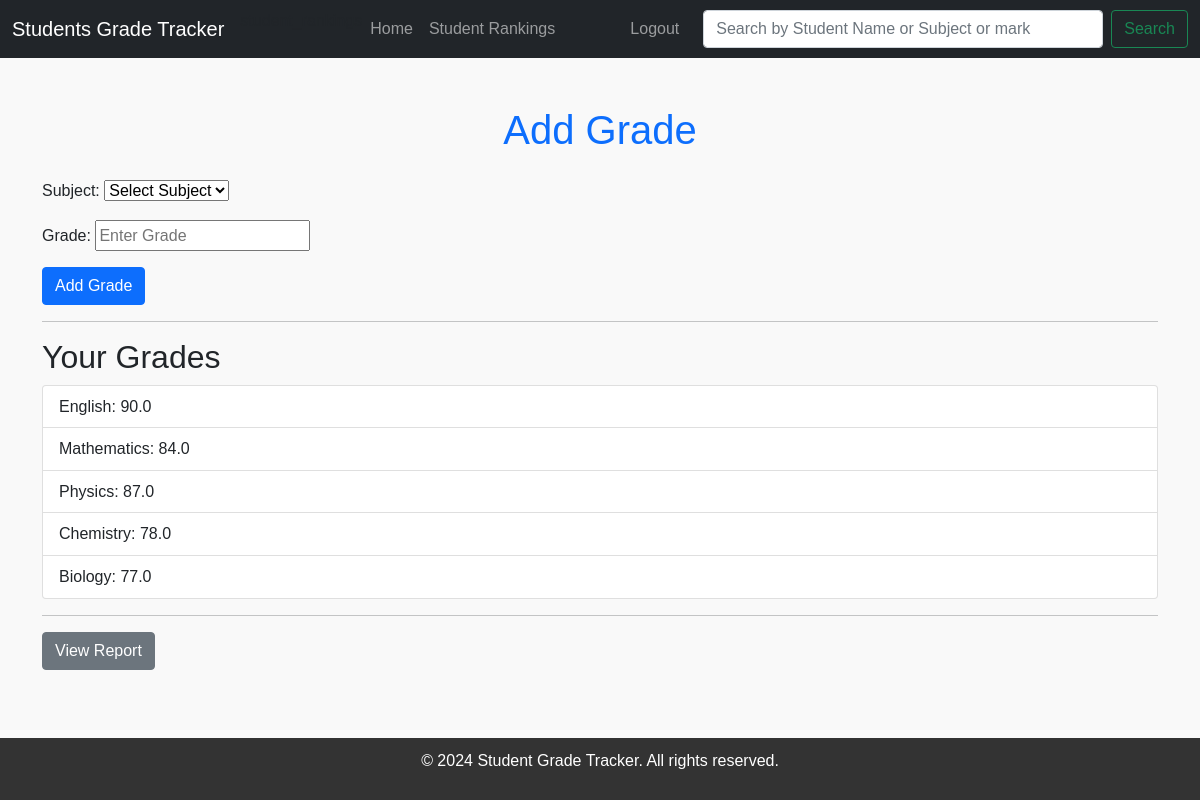
/add-grade/ (signed in), run on the app's committed database.
### grades/models.py (models this page shows, shortened)
class Grade(models.Model):
    student = models.ForeignKey(Student, on_delete=models.CASCADE, related_name='grades')
    subject = models.ForeignKey(Subject, on_delete=models.CASCADE)
    grade = models.FloatField()
    class Meta:
        unique_together = ('student', 'subject')

class Subject(models.Model):
    name = models.CharField(max_length=100)
    def __str__(self):
        return self.name

### grades/views.py (the view)
# urls.py: path('add-grade/', views.add_grade, name='add_grade'),
@login_required
def add_grade(request):
    student = Student.objects.get(user=request.user)  # Get the student associated with the logged-in user
    if request.method == 'POST':
        form = GradeForm(request.POST)
        if form.is_valid():
            subject = form.cleaned_data['subject']
            grade = form.cleaned_data['grade']
            if Grade.objects.filter(student=student, subject=subject).exists():
                messages.error(request, "You have already added a grade for this subject.")
            else:
                Grade.objects.create(student=student, subject=subject, grade=grade)
                messages.success(request, "Grade added successfully!")
            return redirect('add_grade')  # Redirect to refresh the page and show updated grades
    else:
        form = GradeForm()
    grades = Grade.objects.filter(student=student)
    return render(request, 'add_grade.html', {'form': form, 'grades': grades, 'student': student})

### grades/forms.py
class GradeForm(ModelForm):
    class Meta:
        model = Grade
        fields = ['subject', 'grade']
    subject = forms.ModelChoiceField(queryset=Subject.objects.all(), empty_label="Select Subject")
    grade = forms.FloatField(
    widget=forms.NumberInput(attrs={'placeholder': 'Enter Grade'}),
    min_value=0, max_value=100,  # Ensuring the grade is within 0-100
    error_messages={
        'min_value': 'Grade must be at least 0.',
        'max_value': 'Grade cannot exceed 100.',
    }
    )

### grades/templates/add_grade.html (shortened to what this page needs)
{% extends 'base.html' %}
{% block content %}
    <div class="container mt-5">
        <h1 class="text-center text-primary mb-4">Add Grade</h1>
        <form method="POST">
            <div class="mb-3">
                {{ form.as_p }}
            </div>
            <button type="submit" class="btn btn-primary">Add Grade</button>
        </form>
        <hr>
        {% if grades %}
        <h2>Your Grades</h2>
        <ul class="list-group">
            {% for grade in grades %}
                <li class="list-group-item">{{ grade.subject.name }}: {{ grade.grade }}</li>
            {% endfor %}
        </ul>
        {% else %}
        <p class="text-muted">No grades added yet.</p>
        {% endif %}
        <hr>
        <a href="{% url 'student_report' student.id %}" class="btn btn-secondary">View Report</a>
    </div>
{% endblock %}

### grades/templates/base.html (style rules this page uses)
body { font-family: Arial, sans-serif; line-height: 1.6; margin: 0; padding: 0; background-color: #f9f9f9; }

### data on the page
Grade: subject.name "English", grade "90.0"
Grade: subject.name "Mathematics", grade "84.0"
Grade: subject.name "Physics", grade "87.0"
Grade: subject.name "Chemistry", grade "78.0"
Grade: subject.name "Biology", grade "77.0"
